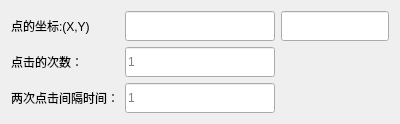
   <widget class="QWidget" name="single_point_touch_test">
    <attribute name="title">
     <string>单点点击测试</string>
    </attribute>
    <layout class="QGridLayout" name="gridLayout">
     <item row="0" column="0">
      <layout class="QGridLayout" name="single_point_touch_test">
       <item row="0" column="2">
        <widget class="QLineEdit" name="v_touch_pos_y">
         <property name="minimumSize">
          <size>
           <width>0</width>
           <height>30</height>
          </size>
         </property>
         <property name="maximumSize">
          <size>
           <width>16777215</width>
           <height>30</height>
          </size>
         </property>
        </widget>
       </item>
       <item row="1" column="0">
        <widget class="QLabel" name="touch_num">
         <property name="text">
          <string>点击的次数：</string>
         </property>
        </widget>
       </item>
       <item row="0" column="1">
        <widget class="QLineEdit" name="v_touch_pos_x">
         <property name="minimumSize">
          <size>
           <width>150</width>
           <height>30</height>
          </size>
         </property>
         <property name="maximumSize">
          <size>
           <width>16777215</width>
           <height>30</height>
          </size>
         </property>
        </widget>
       </item>
       <item row="2" column="0">
        <widget class="QLabel" name="touch_i_time">
         <property name="whatsThis">
          <string>单位：秒</string>
         </property>
         <property name="text">
          <string>两次点击间隔时间：</string>
         </property>
        </widget>
       </item>
       <item row="1" column="1">
        <widget class="QLineEdit" name="v_touch_num">
         <property name="minimumSize">
          <size>
           <width>0</width>
           <height>30</height>
          </size>
         </property>
         <property name="maximumSize">
          <size>
           <width>16777215</width>
           <height>30</height>
          </size>
         </property>
         <property name="placeholderText">
          <string>1</string>
         </property>
        </widget>
       </item>
       <item row="2" column="1">
        <widget class="QLineEdit" name="v_touch_i_time">
         <property name="minimumSize">
          <size>
           <width>0</width>
           <height>30</height>
          </size>
         </property>
         <property name="maximumSize">
          <size>
           <width>16777215</width>
           <height>30</height>
          </size>
         </property>
         <property name="placeholderText">
          <string>1</string>
         </property>
        </widget>
       </item>
       <item row="0" column="0">
        <widget class="QLabel" name="touch_pos">
         <property name="text">
          <string>点的坐标:(X,Y)</string>
         </property>
        </widget>
       </item>
      </layout>
     </item>
    </layout>
   </widget>
